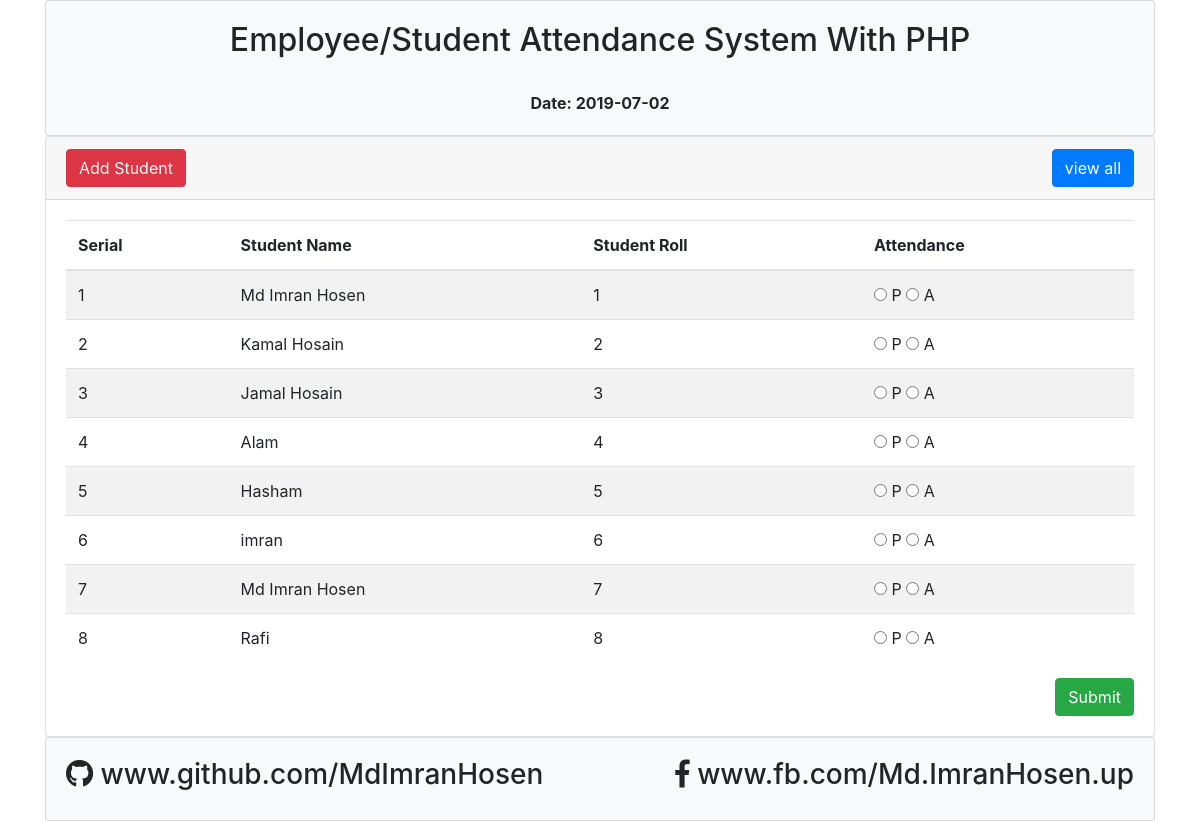
The page / on the database its author committed.
### tables this page shows
CREATE TABLE `tbl_students` (
  `id` int(11) NOT NULL,
  `name` varchar(255) DEFAULT NULL,
  `roll_number` int(11) NOT NULL,
  `date_time` timestamp NOT NULL DEFAULT CURRENT_TIMESTAMP
);

### lib/Database.php (called while the page is built, shortened)
<?php
Class Database{
 public $host   = DB_HOST;
 public $user   = DB_USER;
 public $pass   = DB_PASS;
 public $dbname = DB_NAME;
 public $link;
private function connectDB(){
 $this->link = new mysqli($this->host, $this->user, $this->pass,
  $this->dbname);
 }
public function select($query){
  $result = $this->link->query($query) or
   die($this->link->error.__LINE__);
  if($result->num_rows > 0){
    return $result;
  } else {
    return false;
  }
 }
}

### classes/Student.php (called while the page is built, shortened)
<?php
$filepath = realpath(dirname(__FILE__));
  include_once ($filepath.'/../lib/Database.php');
class Student{
	private $db;
	public function __construct()
	{
		$this->db = new Database();
	}
	public function getStudentData(){
		$sql = "SELECT * FROM  tbl_students ORDER BY roll_number ASC";
		$result = $this->db->select($sql);
		return $result;
	}
}

### index.php (the view, shortened to what this page needs)
<?php include "inc/header.php"; ?>
<div class="card">
  <div class="card-header">
    <a href="#" data-toggle="modal" data-target="#exampleModal" class="btn btn-danger">Add Student</a>
    <a href="date_view.php" class="btn btn-primary float-right">view all</a>
  </div>
  <div class="card-body">
   <form id="attend" action="" method="post">
    <table class="table table-striped">
      <thead>
      	<tr>
    		<th>Serial</th>
    		<th>Student Name</th>
    		<th>Student Roll</th>
    		<th>Attendance</th>
    	</tr>
      </thead>
    	<tbody>
            <?php
                $get_student = $std->getStudentData();
                if($get_student){
                	$i = 0;
                	while ($result = $get_student->fetch_assoc()) {
                	 $i++;
            ?>
    		<tr>
    			<td><?php echo $i; ?></td>
    			<td><?php echo $result['name']; ?></td>
    			<td><?php echo $result['roll_number']; ?></td>
    			<td><input type="radio" name="attendace[<?php echo $result['roll_number']; ?>]" value="present"> P
                 <input type="radio" name="attendace[<?php echo $result['roll_number']; ?>]" value="absent"> A
    			</td>
    		</tr>
    		<?php } }else{
    			echo "No Data Avables";
    		} ?>
    	</tbody>
    </table>
  <button type="submit" name="attendstuden" class="btn btn-success float-right">Submit</button>
  </form>
  </div>
</div>
<?php  include "inc/footer.php"; ?>

### inc/header.php (shortened to what this page needs)
<?php
  $filepath = realpath(dirname(__FILE__));
  include_once ($filepath.'/../classes/Student.php');
  $std = new Student();
?>
<!DOCTYPE html>
<html>
<head>
  <link rel="stylesheet" type="text/css" href="assets/bootstrap/bootstrap.css">
  <link href="https://use.fontawesome.com/releases/v5.0.1/css/all.css" rel="stylesheet">
</head>
<body>
<div class="container">
  <div class="card card-body bg-light text-center">
  	<h2>Employee/Student Attendance System With PHP</h2>
  	 <br><strong>Date: <?php
     if(isset($dt)){ echo $dt; }else{
       echo date('Y-m-d');
     }
     ?></strong>
  </div>

### inc/footer.php (shortened to what this page needs)
  <div class="card card-body bg-light">
	<h3>
		<i class="fab fa-github"></i> www.github.com/MdImranHosen
		<span class="float-right"><i class="fab fa-facebook-f"></i> www.fb.com/Md.ImranHosen.up</span>
	</h3>
</div>
</div>
</body>
</html>

### rows shown on the page
tbl_students: name "Md Imran Hosen", roll_number "1"
tbl_students: name "Kamal Hosain", roll_number "2"
tbl_students: name "Jamal Hosain", roll_number "3"
tbl_students: name "Alam", roll_number "4"
tbl_students: name "Hasham", roll_number "5"
tbl_students: name "imran", roll_number "6"
tbl_students: name "Md Imran Hosen", roll_number "7"
tbl_students: name "Rafi", roll_number "8"
